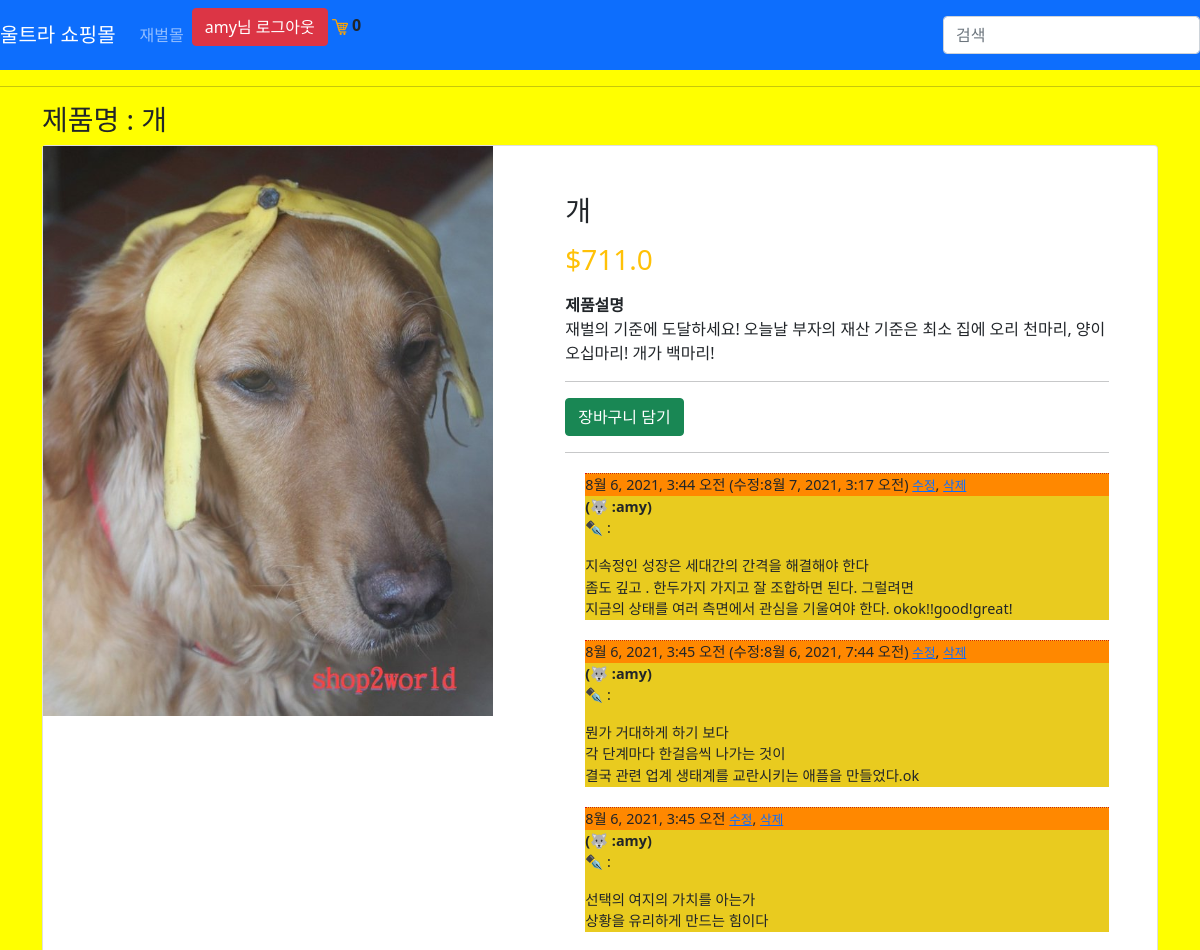
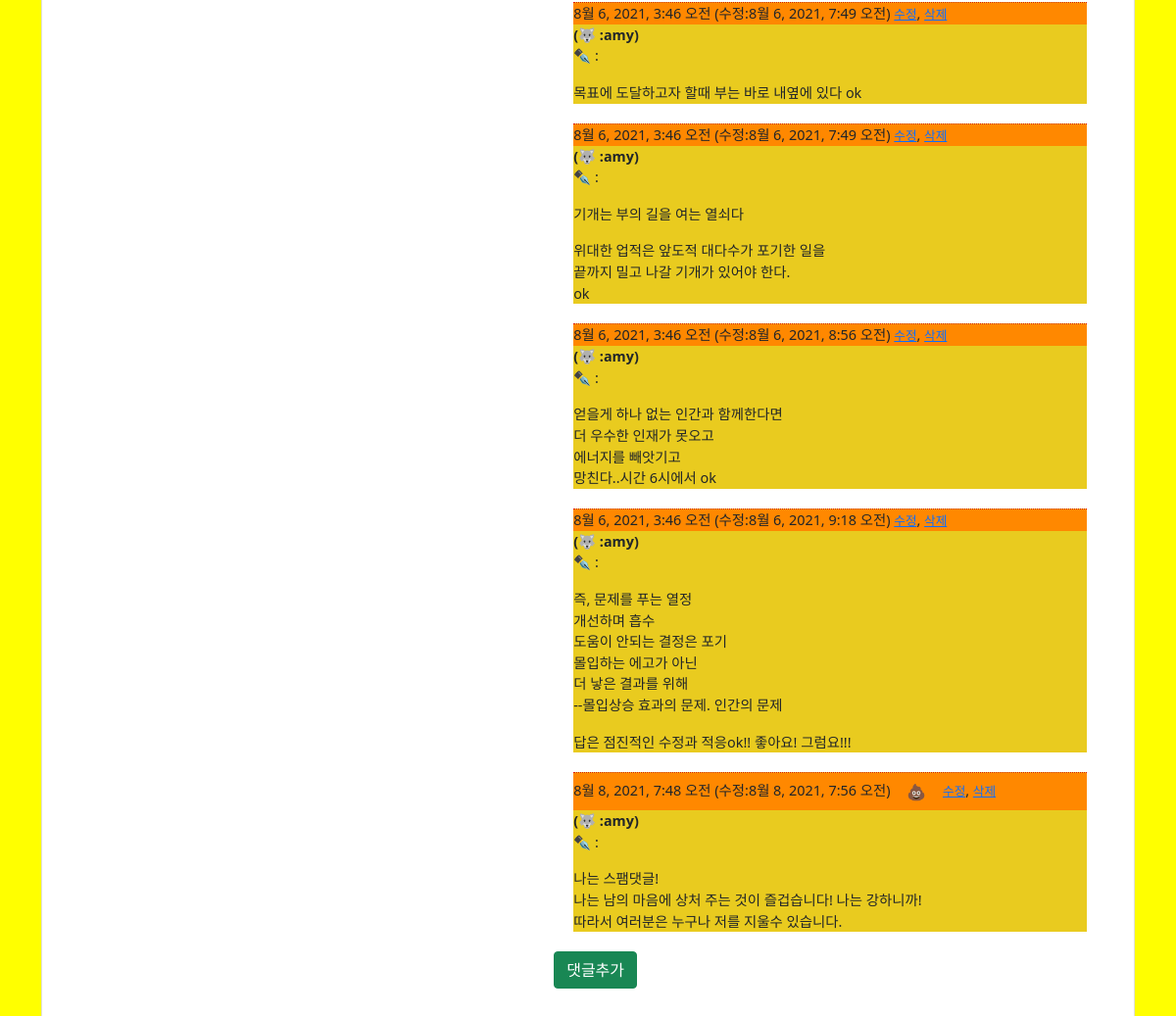
/product/1/ (signed in), run on the app's committed database (2 pictures, top to bottom).
### store/models.py (models this page shows, shortened)
class Order(models.Model):
    customer = models.ForeignKey(
        Customer, on_delete=models.SET_NULL, blank=True, null=True)
    dated_ordered = models.DateTimeField(auto_now_add=True)
    complete = models.BooleanField(default=False, null=True, blank=True)
    transation_id = models.CharField(max_length=200, null=True)
    def get_cart_items(self):
        orderitems = self.orderitem_set.all()
        total = sum([item.quantity for item in orderitems])
        return total

class Product(models.Model):
    name = models.CharField(max_length=200)
    description = models.CharField(max_length=200)
    price = models.FloatField()
    digital = models.BooleanField(default=False, null=True, blank=True)
    image = models.ImageField(null=True, blank=True)
    @property
    def imageURL(self):
        try:
            url = self.image.url
        except:
            url = ''
        return url

class Comment(models.Model):
    product = models.ForeignKey(Product, related_name='comments', on_delete=models.CASCADE )
    author = models.ForeignKey(User, on_delete=models.CASCADE)
    text = models.TextField()
    created_date = models.DateTimeField(default=timezone.now)
    modify_date = models.DateTimeField(null=True, blank=True)
    approved_comment = models.BooleanField(default=True)

### store/views.py (the view)
# urls.py: path('product/<int:pk>/', views.ProductDetailView.as_view(), name="product_detail"),
class ProductDetailView(DetailView):
    template_name = "store/product_detail.html"
    queryset = Product.objects.all()
    def get_context_data(self, **kwargs):
        context = super().get_context_data(**kwargs)
        Data = 장바구니데이타(self.request)
        cartItems = Data['cartItems']
        context['cartItems'] = cartItems
        return context

### store/쿠키처리.py (called while the page is built)
def 장바구니데이타(request):
    if request.user.is_authenticated:
        customer = request.user.customer
        order, created = Order.objects.get_or_create(customer=customer, complete=False)
        items = order.orderitem_set.all()
        cartItems = order.get_cart_items
    else:
        CookieData = 쿠키장바구니(request)
        cartItems = CookieData['cartItems']
        order = CookieData['order']
        items = CookieData['items']
    return{'items': items, 'order':order, 'cartItems': cartItems}

### store/templates/store/product_detail.html (shortened to what this page needs)
{% extends 'store/메인.html'%}
{% load static %}
{% block content %}
<h3>제품명 : {{ product.name }}</h3>
<div class="card">
	<div class="row">
		<aside class="col-sm-5 border-right">
      <article class="gallery-wrap">
      <div class="img-big-wrap">
        <div> <a href="#"><img src="{{ product.imageURL }}" class="img-fluid"></a></div>
      </div>
      </article>
          </aside>
          <aside class="col-sm-7">
      <article class="card-body p-5">
        <h3 class="title mb-3">{{ product.name }}</h3>
      <p class="price-detail-wrap">
        <span class="price h3 text-warning">
          <span class="currency">$</span><span class="num">{{ product.price }}</span>
        </span>
      </p>
      <dl class="item-property">
        <dt>제품설명</dt>
        <dd><p>{{ product.description }} </p></dd>
      </dl>
        <hr>
        <button data-product={{product.id}} data-action="add" class="btn btn-success 장바구니업데이트">장바구니 담기</button>
    <hr>
  {% for comment in product.comments.all %}
    {% if user.is_authenticated or comment.approved_comment %}
    <div class="comment">
        <div class="editcomment">
            {{ comment.created_date }}
              {% if comment.modify_date %}
              (수정:{{ comment.modify_date }})
              {% endif %}
            {% if not comment.approved_comment %}
                <a class="btn btn-default" href="{% url 'comment_remove' pk=comment.pk %}">💩</a>
            {% endif %}
            {% if request.user == comment.author %}
            <a href="{% url 'comment_modify' pk=comment.pk  %}" class="small">수정</a>,
            <a href="{% url 'comment_remove' pk=comment.pk  %}" class="small">삭제</a>
            {% endif %}
        </div>
        <strong>(🐺 :{{ comment.author }})</strong>
        <p>✒️ :{{ comment.text|linebreaks }}</p>
    </div>
    {% endif %}
  {% empty %}
    <p>앙직 댓글이 없어요~~</p>
{% endfor %}
{% if user.is_authenticated %}
      <a class="btn btn-success" href="{% url 'add_comment' pk=product.pk %}">댓글추가</a>
{% else %}
<a href="{% url 'login' %}" class="btn btn-danger">로그인 후 댓글 달기</a>
{% endif %}
          </article>
          </aside>
        </div>
      </div>
      </div>
{% endblock content %}

### store/templates/store/메인.html (shortened to what this page needs)
<!DOCTYPE html>
{% load static %}
<html>
    <head>
        <link href="https://cdn.jsdelivr.net/npm/bootstrap@5.0.2/dist/css/bootstrap.min.css" rel="stylesheet">
        <link rel="stylesheet" type ="text/css" href="{% static 'css/main.css' %}">
    </head>
    <body>
        <nav class="navbar navbar-expand-lg navbar-dark bg-primary">
            <a class="navbar-brand" href="{% url 'store' %}">울트라 쇼핑몰</a>
            <div class="collapse navbar-collapse" id="navbarSupportedContent">
                <ul class="navbar-nav mr-auto">
                <li class="nav-item active">
                    <a class="nav-link" href="{% url 'add_product' %}">재벌몰</a>
                </li>
                </ul>
                <div class="form-inline my-2 my-lg-0">
                    {% if user.is_authenticated %}
                    <a href="{% url 'logout' %}" class="btn btn-danger">{{user.username}}님 로그아웃</a>
                    {% else %}
                    <a href="{% url 'login' %}" class="btn btn-danger">로그인</a>
                    <a href="{% url 'register' %}" class="btn btn-danger">가입</a>
                    {% endif %}
                    <a href ="{% url 'cart' %}">
                        <img src="{% static 'images/shopping-cart-16.png'%}">
                    </a>
                    <b>{{cartItems}}</b></p>
                </div>
            </div>
        <form class="form-inline" action="{% url 'search:searchResult' %}" method="get">
            <input class="form-control mr-sm-2" type="search" placeholder="검색" name="kw">
        </form>
        </nav>
        <hr>
        <div class="container">
            <p>
            {% block content %}
            {% endblock content %}
    </body>
</html>

### static/css/main.css (style rules this page uses)
body { background-color: yellow; }
.comment { border-top:dotted 1px rgb(223, 12, 12); font-size:0.9em; margin: 20px 0px 20px 20px; background-color: rgb(233, 203, 31); }
.editcomment { background-color: rgb(255, 136, 0); }

### data on the page
Order: id "0"
Product: name "개", imageURL (picture), price "711.0", description "재벌의 기준에 도달하세요! 오늘날 부자의 재산 기준은 최소 집에 오리 천마리, 양이 오십마리! 개가 백마리!"
Comment: created_date "8월 6, 2021, 3:44 오전", modify_date "8월 7, 2021, 3:17 오전", shows "수정", author "amy", text "지속정인 성장은 세대간의 간격을 해결해야 한다 좀도 깊고 . 한두가지 가지고 잘 조합하면 된다. 그럴려면 지금의 상태를 여러 측면에서 관심을 기울여야 한다. okok!!good!great!"
Comment: created_date "8월 6, 2021, 3:45 오전", modify_date "8월 6, 2021, 7:44 오전", shows "수정", author "amy", text "뭔가 거대하게 하기 보다 각 단계마다 한걸음씩 나가는 것이 결국 관련 업계 생태계를 교란시키는 애플을 만들었다.ok"
Comment: created_date "8월 6, 2021, 3:45 오전", shows "수정", author "amy", text "선택의 여지의 가치를 아는가 상황을 유리하게 만드는 힘이다"
Comment: created_date "8월 6, 2021, 3:46 오전", modify_date "8월 6, 2021, 7:49 오전", shows "수정", author "amy", text "목표에 도달하고자 할때 부는 바로 내옆에 있다 ok"
Comment: created_date "8월 6, 2021, 3:46 오전", modify_date "8월 6, 2021, 7:49 오전", shows "수정", author "amy", text "기개는 부의 길을 여는 열쇠다 위대한 업적은 앞도적 대다수가 포기한 일을 끝까지 밀고 나갈 기개가 있어야 한다. ok"
Comment: created_date "8월 6, 2021, 3:46 오전", modify_date "8월 6, 2021, 8:56 오전", shows "수정", author "amy", text "얻을게 하나 없는 인간과 함께한다면 더 우수한 인재가 못오고 에너지를 빼앗기고 망친다..시간 6시에서 ok"
Comment: created_date "8월 6, 2021, 3:46 오전", modify_date "8월 6, 2021, 9:18 오전", shows "수정", author "amy", text "즉, 문제를 푸는 열정 개선하며 흡수 도움이 안되는 결정은 포기 몰입하는 에고가 아닌 더 낳은 결과를 위해 --몰입상승 효과의 문제. 인간의 문제 답은 점진적인 수정과 적응ok!! 좋아요! 그럼요!!!"
Comment: created_date "8월 8, 2021, 7:48 오전", modify_date "8월 8, 2021, 7:56 오전", shows "수정", author "amy", text "나는 스팸댓글! 나는 남의 마음에 상처 주는 것이 즐겁습니다! 나는 강하니까! 따라서 여러분은 누구나 저를 지울수 있습니다."

### other printed values
{{ user.username }} "amy"
